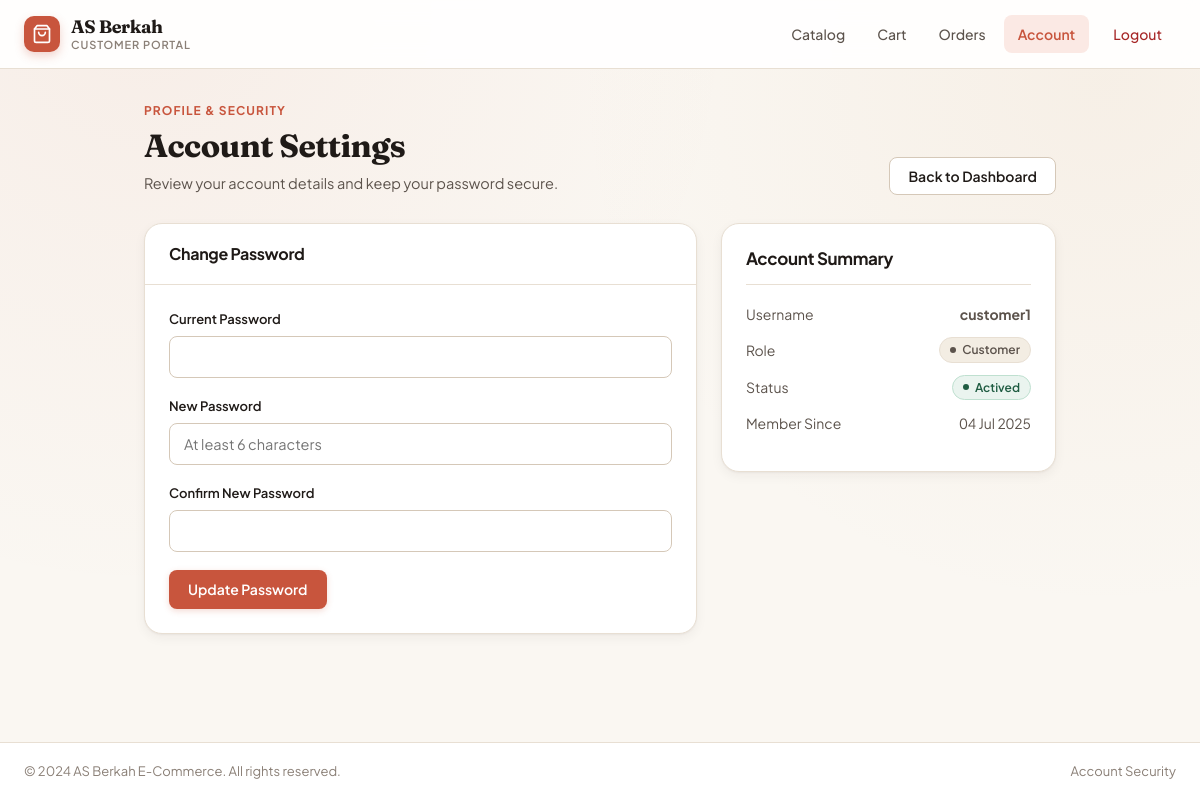
The app's page /account.php (signed in) with its own data.
### tables this page shows
CREATE TABLE users (
    id INT AUTO_INCREMENT PRIMARY KEY,
    username VARCHAR(50) NOT NULL UNIQUE,
    password VARCHAR(255) NOT NULL,
    role ENUM('admin', 'customer', 'employee', 'courier') NOT NULL,
    status ENUM('actived', 'rejected', 'pending') DEFAULT 'pending',
    created_at TIMESTAMP DEFAULT CURRENT_TIMESTAMP
);

### includes/bootstrap.php (called while the page is built, shortened)
<?php
function e($value): string {
    return htmlspecialchars((string)$value, ENT_QUOTES, 'UTF-8');
}

### account.php (the view, shortened to what this page needs)
<?php
require_once __DIR__ . '/includes/bootstrap.php';
$conn = db();
$user_id = intval($_SESSION['user_id']);
$role = $_SESSION['role'];
$stmt = $conn->prepare("SELECT id, username, role, status, created_at FROM users WHERE id = ?");
$stmt->bind_param("i", $user_id);
$stmt->execute();
$user = $stmt->get_result()->fetch_assoc();
$dashboard_href = $role . '_dashboard.php';
$cart_count = $role === 'customer' ? cart_total_units() : 0;
?>
<!DOCTYPE html>
<html lang="en">
<head>
  <link rel="stylesheet" href="assets/css/style.css">
</head>
<body>
  <header class="site-header">
    <div class="header-inner">
      <a href="<?php echo e($dashboard_href); ?>" class="brand-link">
        <span class="brand-mark" aria-hidden="true">
          <svg width="20" height="20" viewBox="0 0 24 24" fill="none" stroke="currentColor" stroke-width="2" stroke-linecap="round" stroke-linejoin="round">
            <path d="M6 2L3 6v14a2 2 0 0 0 2 2h14a2 2 0 0 0 2-2V6l-3-4z"></path>
            <line x1="3" y1="6" x2="21" y2="6"></line>
            <path d="M16 10a4 4 0 0 1-8 0"></path>
          </svg>
        </span>
        <span class="brand-text">
          <span class="brand-name">AS Berkah</span>
          <span class="brand-sub"><?php echo e(ucfirst($role)); ?> Portal</span>
        </span>
      </a>
      <nav class="nav-links" data-nav-links aria-label="Account navigation">
        <?php if ($role === 'customer'): ?>
          <a href="customer_dashboard.php">Catalog</a>
          <a href="shopping-cart.php">Cart <?php if ($cart_count > 0): ?><span class="nav-badge"><?php echo $cart_count; ?></span><?php endif; ?></a>
          <a href="order-history.php">Orders</a>
        <?php else: ?>
          <a href="<?php echo e($dashboard_href); ?>">Dashboard</a>
        <?php endif; ?>
        <a href="account.php" class="active">Account</a>
        <a href="logout.php" class="nav-logout">Logout</a>
      </nav>
    </div>
  </header>
  <main class="page-main page-main--narrow">
    <div class="page-header">
      <div>
        <div class="page-eyebrow">Profile &amp; Security</div>
        <h1 class="page-title">Account Settings</h1>
        <p class="page-subtitle">Review your account details and keep your password secure.</p>
      </div>
      <a href="<?php echo e($dashboard_href); ?>" class="btn btn-secondary">Back to Dashboard</a>
    </div>
    <div class="split-layout">
      <section class="surface-card">
        <div class="surface-card-header">
          <h2 class="surface-card-title">Change Password</h2>
        </div>
        <div class="surface-card-body">
          <form method="POST">
            <div class="form-group">
              <label class="form-label" for="current_password">Current Password</label>
              <input class="form-control" type="password" id="current_password" name="current_password" required autocomplete="current-password">
            </div>
            <div class="form-group">
              <label class="form-label" for="new_password">New Password</label>
              <input class="form-control" type="password" id="new_password" name="new_password" minlength="6" required autocomplete="new-password" placeholder="At least 6 characters">
            </div>
            <div class="form-group">
              <label class="form-label" for="confirm_password">Confirm New Password</label>
              <input class="form-control" type="password" id="confirm_password" name="confirm_password" minlength="6" required autocomplete="new-password">
            </div>
            <button type="submit" name="change_password" value="1" class="btn btn-primary">Update Password</button>
          </form>
        </div>
      </section>
      <aside class="summary-card">
        <h2 class="summary-title">Account Summary</h2>
        <div class="summary-line">
          <span>Username</span>
          <strong><?php echo e($user['username'] ?? ''); ?></strong>
        </div>
        <div class="summary-line">
          <span>Role</span>
          <span class="badge-pill badge-neutral"><?php echo e(ucfirst($user['role'] ?? $role)); ?></span>
        </div>
        <div class="summary-line">
          <span>Status</span>
          <span class="badge-pill badge-success"><?php echo e(ucfirst($user['status'] ?? 'actived')); ?></span>
        </div>
        <?php if (!empty($user['created_at'])): ?>
          <div class="summary-line">
            <span>Member Since</span>
            <span class="tabular-nums"><?php echo date("d M Y", strtotime($user['created_at'])); ?></span>
          </div>
        <?php endif; ?>
      </aside>
    </div>
  </main>
  <footer class="site-footer">
    <div class="footer-inner">
      <span>&copy; 2024 AS Berkah E-Commerce. All rights reserved.</span>
      <span>Account Security</span>
    </div>
  </footer>
</body>
</html>

### records on screen
users: username "customer1", role "Customer", status "Actived", created_at "04 Jul 2025"

### other values on screen
$role "CUSTOMER"
